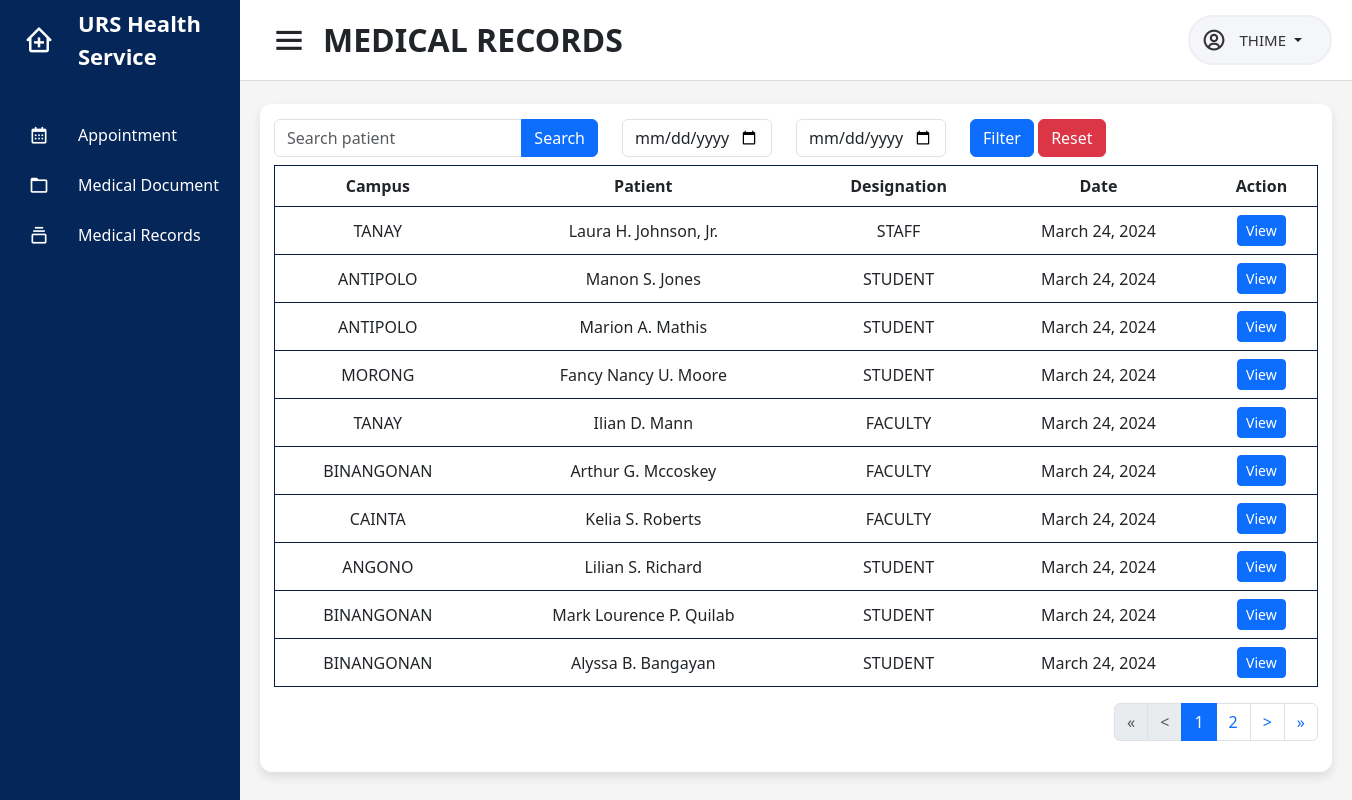
The app's page /users/dentist/transaction_history.php (signed in) with its own data.
### tables this page shows
CREATE TABLE `transaction_history` (
  `id` int(11) NOT NULL,
  `patient` varchar(45) DEFAULT NULL,
  `firstname` varchar(45) DEFAULT NULL,
  `middlename` varchar(45) DEFAULT NULL,
  `lastname` varchar(45) DEFAULT NULL,
  `designation` varchar(45) DEFAULT NULL,
  `age` int(11) DEFAULT NULL,
  `sex` varchar(45) DEFAULT NULL,
  `birthday` date DEFAULT NULL,
  `department` varchar(45) DEFAULT NULL,
  `college` varchar(45) DEFAULT NULL,
  `program` text DEFAULT NULL,
  `yearlevel` varchar(45) DEFAULT NULL,
  `section` varchar(45) DEFAULT NULL,
  `block` varchar(45) DEFAULT NULL,
  `type` varchar(45) NOT NULL,
  `transaction` varchar(45) NOT NULL,
  `purpose` varchar(100) DEFAULT NULL,
  `height` varchar(45) DEFAULT NULL,
  `weight` varchar(45) DEFAULT NULL,
  `bp` varchar(45) DEFAULT NULL,
  `pr` varchar(45) DEFAULT NULL,
  `temp` varchar(45) DEFAULT NULL,
  `heent` tinytext DEFAULT NULL,
  `chest_lungs` tinytext DEFAULT NULL,
  `heart` tinytext DEFAULT NULL,
  `abdomen` tinytext DEFAULT NULL,
  `extremities` tinytext DEFAULT NULL,
  `bronchial_asthma` tinytext DEFAULT NULL,
  `surgery` tinytext DEFAULT NULL,
  `lmp` date DEFAULT NULL,
  `heart_disease` tinytext DEFAULT NULL,
  `allergies` tinytext DEFAULT NULL,
  `epilepsy` tinytext DEFAULT NULL,
  `hernia` tinytext DEFAULT NULL,
  `ddefects` varchar(45) DEFAULT NULL,
  `dcs` varchar(45) DEFAULT NULL,
  `gp` varchar(45) DEFAULT NULL,
  `scaling_polish` varchar(45) DEFAULT NULL,
  `dento_facial` text DEFAULT NULL,
  `respiratory` tinytext DEFAULT NULL,
  `oxygen_saturation` tinytext DEFAULT NULL,
  `chief_complaint` text DEFAULT NULL,
  `findiag` text DEFAULT NULL,
  `remarks` text DEFAULT NULL,
  `referral` text DEFAULT NULL,
  `medsup` mediumtext DEFAULT NULL,
  `pod_nod` varchar(45) DEFAULT NULL,
  `medcase` text DEFAULT NULL,
  `medcase_others` text DEFAULT NULL,
  `campus` varchar(45) NOT NULL,
  `datetime` datetime NOT NULL
);

CREATE TABLE `account` (
  `accountid` varchar(45) NOT NULL,
  `password` varchar(100) NOT NULL,
  `usertype` varchar(45) NOT NULL,
  `firstname` varchar(100) NOT NULL,
  `middlename` varchar(100) DEFAULT NULL,
  `lastname` varchar(100) NOT NULL,
  `email` varchar(100) NOT NULL,
  `contactno` varchar(45) NOT NULL,
  `campus` varchar(45) NOT NULL,
  `status` varchar(45) NOT NULL,
  `datetime_created` datetime NOT NULL,
  `datetime_updated` datetime NOT NULL
);

### includes/pagination-limit.php (called while the page is built, shortened)
<?php
$rows_per_page = 10;
$page = isset($_GET['page']) ? $_GET['page'] : 1;
$start = ($page - 1) * $rows_per_page;

### users/dentist/transaction_history.php (the view, shortened to what this page needs)
<?php
include('../../connection.php');
$name = $_SESSION['username'];
include('../../includes/pagination-limit.php');
?>
<!DOCTYPE html>
<html lang="en" dir="ltr">
<head>
    <?php include('../../includes/header.php'); ?>
</head>
<body id="<?php echo $id ?>">
    <?php include('../../includes/sidebar.php') ?>
    <section class="home-section">
        <nav>
            <div class="sidebar-button">
                <i class='bx bx-menu sidebarBtn'></i>
                <span class="dashboard">MEDICAL RECORDS</span>
            </div>
            <div class="right-nav">
                <div class="profile-details">
                    <i class='bx bx-user-circle'></i>
                    <div class="dropdown">
                        <a class="btn dropdown-toggle" href="#" role="button" data-bs-toggle="dropdown" aria-expanded="false">
                            <span class="admin_name">
                                <?php
                                echo $name ?>
                            </span>
                        </a>
                    </div>
                </div>
            </div>
        </nav>
        <div class="home-content">
            <div class="overview-boxes">
                <div class="content">
                    <div class="row">
                        <div class="row">
                            <div class="col-md-12">
                                <form action="" method="get">
                                    <div class="row">
                                        <div class="col-md-4">
                                            <div class="input-group mb-2">
                                                <input type="text" name="account" value="<?= isset($_GET['account']) == true ? $_GET['account'] : '' ?>" class="form-control" placeholder="Search patient">
                                                <button type="submit" class="btn btn-primary">Search</button>
                                            </div>
                                        </div>
                                        <div class="col-md-2">
                                            <input type="date" name="date_from" class="form-control">
                                        </div>
                                        <div class="col-md-2">
                                            <input type="date" name="date_to" class="form-control">
                                        </div>
                                        <div class="col-md-2">
                                            <button type="submit" class="btn btn-primary">Filter</button>
                                            <a href="transaction_history" class="btn btn-danger">Reset</a>
                                        </div>
                                    </div>
                                </form>
                            </div>
                        </div>
                        <div class="col-sm-12">
                            <div class="table-responsive">
                                <table class="table">
                                    <thead class="head">
                                        <tr>
                                            <th>Campus</th>
                                            <th>Patient</th>
                                            <th>Designation</th>
                                            <th>Date</th>
                                            <th>Action</th>
                                        </tr>
                                    </thead>
                                    <tbody>
                                        <?php
                                        if (isset($_GET['account']) && $_GET['account'] != '') {
                                            $account = $_GET['account'];
                                            $count = 1;
                                            $sql = "SELECT * FROM transaction_history INNER JOIN account ON account.accountid=transaction_history.patient WHERE (patientid LIKE '%$account%' OR CONCAT(firstname, ' ', middlename, ' ', lastname) LIKE '%$account%' OR CONCAT(firstname, ' ', lastname) LIKE '%$account%') AND (transaction = 'Consultation' OR purpose = 'Dental') GROUP BY patient ORDER BY datetime DESC LIMIT $start, $rows_per_page";
                                            $result = mysqli_query($conn, $sql);
                                        } else {
                                            $sql = "SELECT * FROM transaction_history INNER JOIN account ON account.accountid=transaction_history.patient WHERE transaction = 'Consultation' AND purpose = 'Dental' GROUP BY patient ORDER BY datetime DESC LIMIT $start, $rows_per_page";
                                            $result = mysqli_query($conn, $sql);
                                        }
                                        if ($result) {
                                            if ($row = mysqli_num_rows($result) > 0) {
                                                foreach ($result as $data) {
                                                    if (count(explode(" ", $data['middlename'])) > 1) {
                                                        $middle = explode(" ", $data['middlename']);
                                                        $letter = $middle[0][0] . $middle[1][0];
                                                        $middleinitial = $letter . ".";
                                                    } else {
                                                        $middle = $data['middlename'];
                                                        if ($middle == "" or $middle == " ") {
                                                            $middleinitial = "";
                                                        } else {
                                                            $middleinitial = substr($middle, 0, 1) . ".";
                                                        }
                                                    }
                                                    $patientid = $data['patient'];
                                                    $fullname = ucwords(strtolower($data['firstname'])) . " " . strtoupper($middleinitial) . " " . ucwords(strtolower($data['lastname']));
                                                    $sql = "SELECT date FROM treatment_record WHERE patientid='$patientid'";
                                                    $result = mysqli_query($conn, $sql);
                                                    foreach ($result as $row) {
                                                        $datelatest = $row['date'];
                                                    }
                                        ?>
                                                    <tr>
                                                        <td><?= $data['campus'] ?></td>
                                                        <td><?= $fullname ?></td>
                                                        <td><?= $data['designation'] ?></td>
                                                        <td><?= date("F d, Y", strtotime($datelatest)) ?></td>
                                                        <td>
                                                            <button type="button" class="btn btn-primary btn-sm" onclick="window.open('reports/reports_treatment_record.php?patientid=<?= $patientid ?>')" target="_blank">View</button>
                                                        </td>
                                                    </tr>
                                                <?php
                                                }
                                            }
                                            ?>
                                        <?php
                                        } ?>
                            </div>
                        </div>
                        <?php include('../../includes/pagination.php'); ?>
                    </div>
                </div>
            </div>
        </div>
    </section>
</body>
</html>

### css/dashboard.css (style rules this page uses)
.home-section { position: relative; background: #f5f5f5; min-height: 100vh; width: calc(100% - 240px); left: 240px; transition: all 0.5s ease; }
.home-section nav { display: flex; justify-content: space-between; height: 80px; background: #fff; align-items: center; position: fixed; width: calc(100% - 240px); left: 240px; z-index: 100; padding: 0 20px 0 30px; box-shadow: 0 1px 1px rgba(0, 0, 0, 0.1); transition: all 0.5s ease; }
.home-section nav .sidebar-button { display: flex; align-items: center; font-size: 32px; font-weight: 600; }
nav .sidebar-button i { font-size: 38px; margin-right: 15px; }
.home-section .right-nav { display: flex; }
.home-section .profile-details { display: flex; align-items: center; background: #f5f6fa; border: 2px solid #efeef1; border-radius: 50px; height: 50px; padding: 0 15px 0 2px; margin-left: 10px; }
nav .profile-details .admin_name { font-size: 15px; font-weight: 500; color: #333; white-space: nowrap; }
nav .profile-details i { font-size: 25px; color: #333; padding-left: 10px; }
.home-section .home-content { position: relative; justify-content: center; padding-top: 104px; }
.home-content .overview-boxes { display: flex; align-items: center; justify-content: space-between; flex-wrap: wrap; padding: 0 20px; }
.home-content .overview-boxes .content { margin-bottom: 20px; width: 100%; background: #fff; padding: 15px 14px; border-radius: 12px; box-shadow: 0 5px 10px rgba(0, 0, 0, 0.1); }
.home-content .table-inv tr, td, th { border: none; padding: 8px; text-align: center; }
.home-content table { border-collapse: collapse; width: 100%; vertical-align: middle; }
.head { background-color: #081d45; color: white; }
.home-content tr, td, th { border: 1px solid #081d45; padding: 8px; text-align: center; }
:root { --Red: hsl(1, 90%, 64%); --Blue: hsl(219, 85%, 26%); --White: hsl(0, 0%, 100%); --Very-light-grayish-blue: hsl(210, 60%, 98%); --Light-grayish-blue-1: hsl(211, 68%, 94%); --Light-grayish-blue-2: hsl(205, 33%, 90%); --Grayish-blue: hsl(219, 14%, 63%); --Dark-grayish-blue: hsl(219, 12%, 42%); --Very-dark-blue: hsl(224, 21%, 14%); }

### records on screen
transaction_history: account.campus "TANAY", account.firstname+middlename+lastname "Laura H. Johnson, Jr.", designation "STAFF", datelatest "March 24, 2024"
transaction_history: account.campus "ANTIPOLO", account.firstname+middlename+lastname "Manon S. Jones", designation "STUDENT", datelatest "March 24, 2024"
transaction_history: account.campus "ANTIPOLO", account.firstname+middlename+lastname "Marion A. Mathis", designation "STUDENT", datelatest "March 24, 2024"
transaction_history: account.campus "MORONG", account.firstname+middlename+lastname "Fancy Nancy U. Moore", designation "STUDENT", datelatest "March 24, 2024"
transaction_history: account.campus "TANAY", account.firstname+middlename+lastname "Ilian D. Mann", designation "FACULTY", datelatest "March 24, 2024"
transaction_history: account.campus "BINANGONAN", account.firstname+middlename+lastname "Arthur G. Mccoskey", designation "FACULTY", datelatest "March 24, 2024"
transaction_history: account.campus "CAINTA", account.firstname+middlename+lastname "Kelia S. Roberts", designation "FACULTY", datelatest "March 24, 2024"
transaction_history: account.campus "ANGONO", account.firstname+middlename+lastname "Lilian S. Richard", designation "STUDENT", datelatest "March 24, 2024"
transaction_history: account.campus "BINANGONAN", account.firstname+middlename+lastname "Mark Lourence P. Quilab", designation "STUDENT", datelatest "March 24, 2024"
transaction_history: account.campus "BINANGONAN", account.firstname+middlename+lastname "Alyssa B. Bangayan", designation "STUDENT", datelatest "March 24, 2024"

### other values on screen
$name "THIME"
